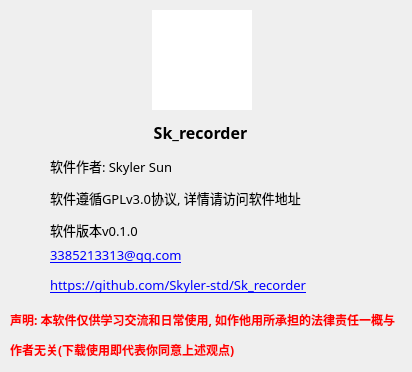
<?xml version="1.0" encoding="UTF-8"?>
<ui version="4.0">
 <class>AboutWindow</class>
 <widget class="QWidget" name="AboutWindow">
  <property name="geometry">
   <rect>
    <x>0</x>
    <y>0</y>
    <width>412</width>
    <height>372</height>
   </rect>
  </property>
  <property name="minimumSize">
   <size>
    <width>412</width>
    <height>372</height>
   </size>
  </property>
  <property name="maximumSize">
   <size>
    <width>412</width>
    <height>372</height>
   </size>
  </property>
  <property name="font">
   <font>
    <family>微软雅黑</family>
    <pointsize>10</pointsize>
   </font>
  </property>
  <property name="windowTitle">
   <string>关于</string>
  </property>
  <property name="windowIcon">
   <iconset>
    <normaloff>../img/all.ico</normaloff>../img/all.ico</iconset>
  </property>
  <widget class="QLabel" name="AboutLabel">
   <property name="geometry">
    <rect>
     <x>50</x>
     <y>120</y>
     <width>301</width>
     <height>121</height>
    </rect>
   </property>
   <property name="text">
    <string>&lt;html&gt;&lt;head/&gt;&lt;body&gt;&lt;p align=&quot;center&quot;&gt;&lt;span style=&quot; font-size:12pt; font-weight:600;&quot;&gt;Sk_recorder&lt;/span&gt;&lt;/p&gt;&lt;p&gt;软件作者: Skyler Sun&lt;/p&gt;&lt;p&gt;软件遵循GPLv3.0协议, 详情请访问软件地址&lt;/p&gt;&lt;p&gt;软件版本v0.1.0&lt;/p&gt;&lt;/body&gt;&lt;/html&gt;</string>
   </property>
  </widget>
  <widget class="QLabel" name="AboutDealLabel">
   <property name="geometry">
    <rect>
     <x>10</x>
     <y>310</y>
     <width>391</width>
     <height>51</height>
    </rect>
   </property>
   <property name="text">
    <string>&lt;html&gt;&lt;head/&gt;&lt;body&gt;&lt;p align=&quot;justify&quot;&gt;&lt;span style=&quot; font-size:9pt; font-weight:600; color:#ff0000;&quot;&gt;声明: 本软件仅供学习交流和日常使用, 如作他用所承担的法律责任一概与&lt;/span&gt;&lt;/p&gt;&lt;p align=&quot;justify&quot;&gt;&lt;span style=&quot; font-size:9pt; font-weight:600; color:#ff0000;&quot;&gt;作者无关(下载使用即代表你同意上述观点)&lt;/span&gt;&lt;/p&gt;&lt;/body&gt;&lt;/html&gt;</string>
   </property>
  </widget>
  <widget class="QLabel" name="AboutLinkLabel">
   <property name="geometry">
    <rect>
     <x>50</x>
     <y>240</y>
     <width>301</width>
     <height>61</height>
    </rect>
   </property>
   <property name="text">
    <string>&lt;html&gt;&lt;head/&gt;&lt;body&gt;&lt;p&gt;&lt;a href=&quot;3385213313@qq.com&quot;&gt;&lt;span style=&quot; text-decoration: underline; color:#0000ff;&quot;&gt;3385213313@qq.com&lt;/span&gt;&lt;/a&gt;&lt;/p&gt;&lt;p&gt;&lt;a href=&quot;https://github.com/Skyler-std/Sk_recorder&quot;&gt;&lt;span style=&quot; text-decoration: underline; color:#0000ff;&quot;&gt;https://github.com/Skyler-std/Sk_recorder&lt;/span&gt;&lt;/a&gt;&lt;/p&gt;&lt;/body&gt;&lt;/html&gt;</string>
   </property>
  </widget>
  <widget class="QGraphicsView" name="graphicsView">
   <property name="geometry">
    <rect>
     <x>152</x>
     <y>10</y>
     <width>100</width>
     <height>100</height>
    </rect>
   </property>
   <property name="frameShape">
    <enum>QFrame::NoFrame</enum>
   </property>
   <property name="verticalScrollBarPolicy">
    <enum>Qt::ScrollBarAlwaysOff</enum>
   </property>
   <property name="horizontalScrollBarPolicy">
    <enum>Qt::ScrollBarAlwaysOff</enum>
   </property>
   <property name="backgroundBrush">
    <brush brushstyle="NoBrush">
     <color alpha="255">
      <red>240</red>
      <green>240</green>
      <blue>240</blue>
     </color>
    </brush>
   </property>
   <property name="foregroundBrush">
    <brush brushstyle="NoBrush">
     <color alpha="255">
      <red>240</red>
      <green>240</green>
      <blue>240</blue>
     </color>
    </brush>
   </property>
   <property name="interactive">
    <bool>false</bool>
   </property>
   <property name="dragMode">
    <enum>QGraphicsView::NoDrag</enum>
   </property>
  </widget>
 </widget>
 <resources/>
 <connections/>
</ui>
